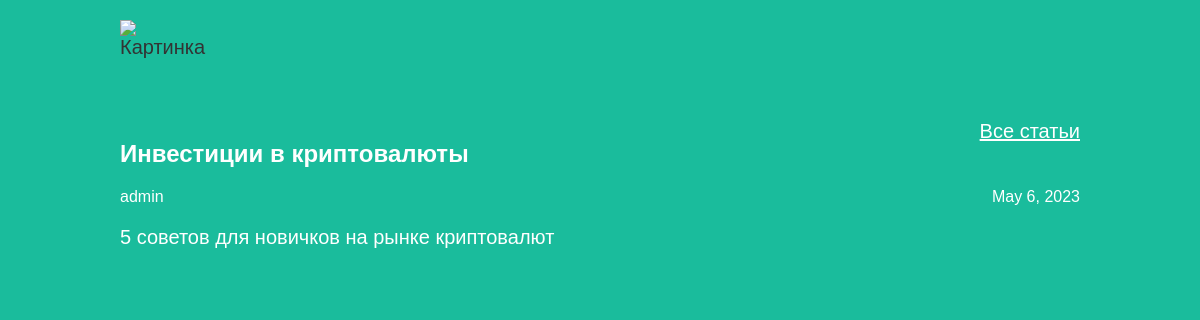
Screenshot of /article/4 with the database file from the repository.
### articles/models.py (models this page shows, shortened)
class Article(models.Model):
    title = models.CharField(max_length=200)
    author = models.ForeignKey(User, on_delete=models.CASCADE)
    text = models.TextField()
    created_date = models.DateField(auto_now_add=True)
    def get_excerpt(self):
        return self.text[:140] + "..." if len(self.text) > 140 else self.text

### articles/views.py (the view)
# urls.py: re_path(r'^article/(?P<article_id>\d+)$', views.get_article, name='get_article'),
def get_article(request, article_id):
    try:
     post = Article.objects.get(id=article_id)
     return render(request, 'article.html', {"post": post})
    except Article.DoesNotExist:
     raise Http404

### articles/templates/article.html (shortened to what this page needs)
<!DOCTYPE html>
<html>
<head>
    <link rel="stylesheet" href="/static/css/article.css">
</head>
<body class="article">
    <div class="archive">
        <div class="headerleft">
            <p>
                {% load static %}
                <img src="{% static 'img/log.png' %}" alt="Картинка" />
                <a href="http://127.0.0.1:8000" style="float: right; color: white;">Все статьи</a>
    </p>
</div>
<div class="one-post">
    <h2 class="post-title">{{post.title}}</h2>
    <div class="article-info">
        <div class="article-author">{{post.author.username}}</div>
        <div class="article-created-date">{{post.created_date}}</div>
    </div>
    <p class="article-text">{{post.get_excerpt}}</p>
    </div>
    </div>
</body>
</html>

### articles/static/css/article.css (style rules this page uses)
body { background: #1abc9c; font-family: Tahoma, Arial, sans-serif; color: #333; }
p, h4 { font-size: 20px; margin-bottom: 0; }
img { height: 30px; width: auto; }
.headerleft img { display: block; width: 100px; height: 100px; margin-left: 0; margin-right: 0; }
.archive { width: 960px; margin-left: auto; margin-right: auto; }
.article-author { width: 50%; float: left; }
p.article-text { color: white; }
div.article-author { color: white; }
div.article-created-date { color: white; }
h2.post-title { color: white; }
a { color: white; }
.article-created-date { text-align: right; }

### rows the page displays
Article: title "Инвестиции в криптовалюты", author.username "admin", created_date "May 6, 2023", get_excerpt "5 советов для новичков на рынке криптовалют"
